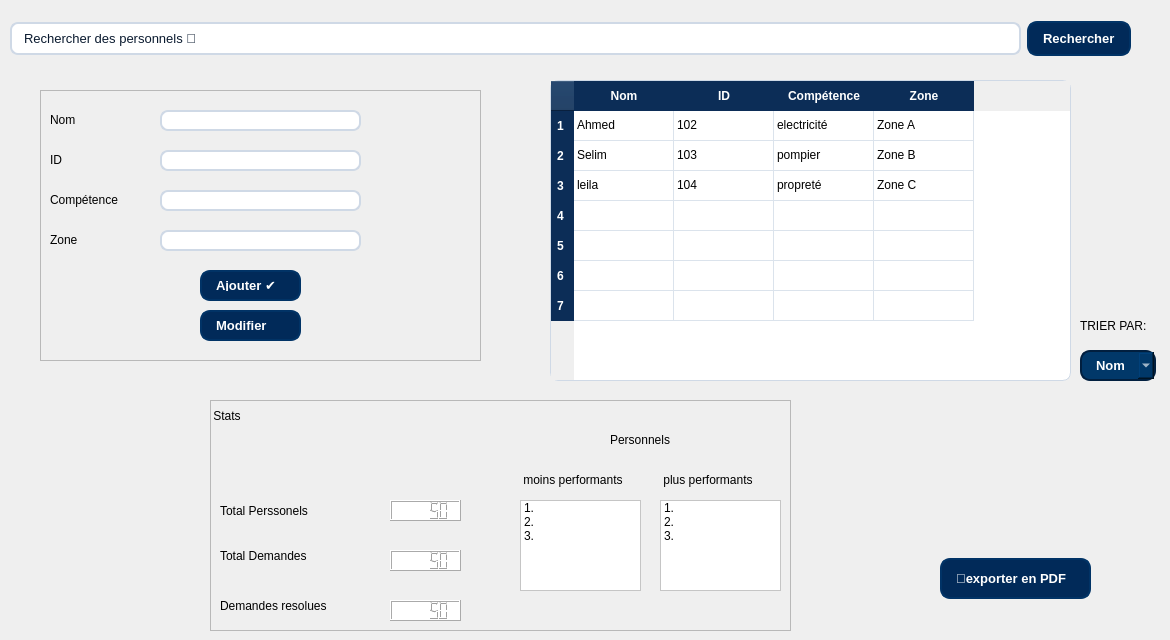
      <widget class="QWidget" name="page_14">
       <widget class="QWidget" name="horizontalLayoutWidget_10">
        <property name="geometry">
         <rect>
          <x>10</x>
          <y>0</y>
          <width>1121</width>
          <height>77</height>
         </rect>
        </property>
        <layout class="QHBoxLayout" name="horizontalLayout_10">
         <item>
          <widget class="QLineEdit" name="lineEdit_19">
           <property name="styleSheet">
            <string notr="true">QLineEdit {
    background-color: #ffffff;
    border: 1.5px solid #cfd9e6;
    border-radius: 8px;
    padding: 6px 10px;
    font-size: 13px;
    color: #0a1a2f;
    selection-background-color: #c7e0ff;
    selection-color: #000000;
}

/* Focused (when user clicks or types) */
QLineEdit:focus {
    border: 2px solid #0078d7;          /* Modern blue accent */
    background-color: #ffffff;
    outline: none;
}

/* Hover effect */
QLineEdit:hover {
    border: 1.5px solid #9bbadf;
}

/* Disabled (grayed-out field) */
QLineEdit:disabled {
    background-color: #f0f3f6;
    color: #8c8c8c;
    border: 1px solid #d0d6df;
}

/* Placeholder text style */
QLineEdit::placeholder {
    color: #a0a9b8;
    font-style: italic;
}

/* Optional subtle shadow for depth */
QLineEdit {
    box-shadow: 0 0 3px rgba(0, 0, 0, 0.1);
}</string>
           </property>
           <property name="text">
            <string>Rechercher des personnels 🔎</string>
           </property>
          </widget>
         </item>
         <item>
          <widget class="QPushButton" name="pushButton_40">
           <property name="styleSheet">
            <string notr="true">/* ==== BUTTONS STYLE ==== */
QPushButton {
    background-color: #012a59;
    color: #ffffff;
    border: 2px solid #013366;
    border-radius: 10px;
    padding: 8px 14px;
    font-size: 13px;
    font-weight: 500;
    text-align: left;
    transition: all 0.3s ease-in-out;
}

QPushButton:hover {
    background-color: #024b8a;
    border-color: #025aa5;
}

QPushButton:pressed {
    background-color: #013869;
    border-color: #011f3f;
}
</string>
           </property>
           <property name="text">
            <string>Rechercher</string>
           </property>
          </widget>
         </item>
        </layout>
       </widget>
       <widget class="QTableWidget" name="tableWidget_6">
        <property name="geometry">
         <rect>
          <x>550</x>
          <y>80</y>
          <width>521</width>
          <height>301</height>
         </rect>
        </property>
        <property name="styleSheet">
         <string notr="true">QTableWidget {
    background-color: #ffffff;
    alternate-background-color: #f2f6fc;
    gridline-color: #dbe3ec;
    border: 1px solid #cfd9e6;
    border-radius: 8px;
    selection-background-color: #c7e0ff;
    selection-color: #000000;
}

QHeaderView::section {
    background-color: #0c2d57;
    color: #ffffff;
    padding: 6px;
    border: none;
    font-weight: 600;
    font-size: 12px;
}

QTableCornerButton::section {
    background-color: #0c2d57;
}</string>
        </property>
        <row/>
        <row/>
        <row/>
        <row/>
        <row/>
        <row/>
        <row/>
        <column>
         <property name="text">
          <string>Nom</string>
         </property>
        </column>
        <column>
         <property name="text">
          <string>ID</string>
         </property>
        </column>
        <column>
         <property name="text">
          <string>Compétence</string>
         </property>
        </column>
        <column>
         <property name="text">
          <string>Zone</string>
         </property>
        </column>
        <item row="0" column="0">
         <property name="text">
          <string>Ahmed</string>
         </property>
        </item>
        <item row="0" column="1">
         <property name="text">
          <string>102</string>
         </property>
        </item>
        <item row="0" column="2">
         <property name="text">
          <string>electricité</string>
         </property>
        </item>
        <item row="0" column="3">
         <property name="text">
          <string>Zone A</string>
         </property>
        </item>
        <item row="1" column="0">
         <property name="text">
          <string>Selim</string>
         </property>
        </item>
        <item row="1" column="1">
         <property name="text">
          <string>103</string>
         </property>
        </item>
        <item row="1" column="2">
         <property name="text">
          <string>pompier</string>
         </property>
        </item>
        <item row="1" column="3">
         <property name="text">
          <string>Zone B</string>
         </property>
        </item>
        <item row="2" column="0">
         <property name="text">
          <string>leila</string>
         </property>
        </item>
        <item row="2" column="1">
         <property name="text">
          <string>104</string>
         </property>
        </item>
        <item row="2" column="2">
         <property name="text">
          <string>propreté</string>
         </property>
        </item>
        <item row="2" column="3">
         <property name="text">
          <string>Zone C</string>
         </property>
        </item>
       </widget>
       <widget class="QPushButton" name="pushButton_41">
        <property name="geometry">
         <rect>
          <x>200</x>
          <y>310</y>
          <width>101</width>
          <height>31</height>
         </rect>
        </property>
        <property name="styleSheet">
         <string notr="true">/* ==== BUTTONS STYLE ==== */
QPushButton {
    background-color: #012a59;
    color: #ffffff;
    border: 2px solid #013366;
    border-radius: 10px;
    padding: 8px 14px;
    font-size: 13px;
    font-weight: 500;
    text-align: left;
    transition: all 0.3s ease-in-out;
}

QPushButton:hover {
    background-color: #024b8a;
    border-color: #025aa5;
}

QPushButton:pressed {
    background-color: #013869;
    border-color: #011f3f;
}
</string>
        </property>
        <property name="text">
         <string>Modifier </string>
        </property>
       </widget>
       <widget class="QPushButton" name="pushButton_30">
        <property name="geometry">
         <rect>
          <x>200</x>
          <y>270</y>
          <width>101</width>
          <height>31</height>
         </rect>
        </property>
        <property name="styleSheet">
         <string notr="true">/* ==== BUTTONS STYLE ==== */
QPushButton {
    background-color: #012a59;
    color: #ffffff;
    border: 2px solid #013366;
    border-radius: 10px;
    padding: 8px 14px;
    font-size: 13px;
    font-weight: 500;
    text-align: left;
    transition: all 0.3s ease-in-out;
}

QPushButton:hover {
    background-color: #024b8a;
    border-color: #025aa5;
}

QPushButton:pressed {
    background-color: #013869;
    border-color: #011f3f;
}
</string>
        </property>
        <property name="text">
         <string>Ajouter ✔️</string>
        </property>
       </widget>
       <widget class="QLineEdit" name="lineEdit_45">
        <property name="geometry">
         <rect>
          <x>160</x>
          <y>110</y>
          <width>201</width>
          <height>21</height>
         </rect>
        </property>
        <property name="styleSheet">
         <string notr="true">QLineEdit {
    background-color: #ffffff;
    border: 1.5px solid #cfd9e6;
    border-radius: 8px;
    padding: 6px 10px;
    font-size: 13px;
    color: #0a1a2f;
    selection-background-color: #c7e0ff;
    selection-color: #000000;
}

/* Focused (when user clicks or types) */
QLineEdit:focus {
    border: 2px solid #0078d7;          /* Modern blue accent */
    background-color: #ffffff;
    outline: none;
}

/* Hover effect */
QLineEdit:hover {
    border: 1.5px solid #9bbadf;
}

/* Disabled (grayed-out field) */
QLineEdit:disabled {
    background-color: #f0f3f6;
    color: #8c8c8c;
    border: 1px solid #d0d6df;
}

/* Placeholder text style */
QLineEdit::placeholder {
    color: #a0a9b8;
    font-style: italic;
}

/* Optional subtle shadow for depth */
QLineEdit {
    box-shadow: 0 0 3px rgba(0, 0, 0, 0.1);
}</string>
        </property>
       </widget>
       <widget class="QLineEdit" name="lineEdit_46">
        <property name="geometry">
         <rect>
          <x>160</x>
          <y>150</y>
          <width>201</width>
          <height>21</height>
         </rect>
        </property>
        <property name="styleSheet">
         <string notr="true">QLineEdit {
    background-color: #ffffff;
    border: 1.5px solid #cfd9e6;
    border-radius: 8px;
    padding: 6px 10px;
    font-size: 13px;
    color: #0a1a2f;
    selection-background-color: #c7e0ff;
    selection-color: #000000;
}

/* Focused (when user clicks or types) */
QLineEdit:focus {
    border: 2px solid #0078d7;          /* Modern blue accent */
    background-color: #ffffff;
    outline: none;
}

/* Hover effect */
QLineEdit:hover {
    border: 1.5px solid #9bbadf;
}

/* Disabled (grayed-out field) */
QLineEdit:disabled {
    background-color: #f0f3f6;
    color: #8c8c8c;
    border: 1px solid #d0d6df;
}

/* Placeholder text style */
QLineEdit::placeholder {
    color: #a0a9b8;
    font-style: italic;
}

/* Optional subtle shadow for depth */
QLineEdit {
    box-shadow: 0 0 3px rgba(0, 0, 0, 0.1);
}</string>
        </property>
       </widget>
       <widget class="QLineEdit" name="lineEdit_47">
        <property name="geometry">
         <rect>
          <x>160</x>
          <y>190</y>
          <width>201</width>
          <height>21</height>
         </rect>
        </property>
        <property name="styleSheet">
         <string notr="true">QLineEdit {
    background-color: #ffffff;
    border: 1.5px solid #cfd9e6;
    border-radius: 8px;
    padding: 6px 10px;
    font-size: 13px;
    color: #0a1a2f;
    selection-background-color: #c7e0ff;
    selection-color: #000000;
}

/* Focused (when user clicks or types) */
QLineEdit:focus {
    border: 2px solid #0078d7;          /* Modern blue accent */
    background-color: #ffffff;
    outline: none;
}

/* Hover effect */
QLineEdit:hover {
    border: 1.5px solid #9bbadf;
}

/* Disabled (grayed-out field) */
QLineEdit:disabled {
    background-color: #f0f3f6;
    color: #8c8c8c;
    border: 1px solid #d0d6df;
}

/* Placeholder text style */
QLineEdit::placeholder {
    color: #a0a9b8;
    font-style: italic;
}

/* Optional subtle shadow for depth */
QLineEdit {
    box-shadow: 0 0 3px rgba(0, 0, 0, 0.1);
}</string>
        </property>
       </widget>
       <widget class="QLineEdit" name="lineEdit_48">
        <property name="geometry">
         <rect>
          <x>160</x>
          <y>230</y>
          <width>201</width>
          <height>21</height>
         </rect>
        </property>
        <property name="styleSheet">
         <string notr="true">QLineEdit {
    background-color: #ffffff;
    border: 1.5px solid #cfd9e6;
    border-radius: 8px;
    padding: 6px 10px;
    font-size: 13px;
    color: #0a1a2f;
    selection-background-color: #c7e0ff;
    selection-color: #000000;
}

/* Focused (when user clicks or types) */
QLineEdit:focus {
    border: 2px solid #0078d7;          /* Modern blue accent */
    background-color: #ffffff;
    outline: none;
}

/* Hover effect */
QLineEdit:hover {
    border: 1.5px solid #9bbadf;
}

/* Disabled (grayed-out field) */
QLineEdit:disabled {
    background-color: #f0f3f6;
    color: #8c8c8c;
    border: 1px solid #d0d6df;
}

/* Placeholder text style */
QLineEdit::placeholder {
    color: #a0a9b8;
    font-style: italic;
}

/* Optional subtle shadow for depth */
QLineEdit {
    box-shadow: 0 0 3px rgba(0, 0, 0, 0.1);
}</string>
        </property>
       </widget>
       <widget class="QLabel" name="label_14">
        <property name="geometry">
         <rect>
          <x>50</x>
          <y>110</y>
          <width>63</width>
          <height>20</height>
         </rect>
        </property>
        <property name="styleSheet">
         <string notr="true">font: 10pt &quot;Segoe UI&quot;;</string>
        </property>
        <property name="text">
         <string>Nom</string>
        </property>
       </widget>
       <widget class="QLabel" name="label_15">
        <property name="geometry">
         <rect>
          <x>50</x>
          <y>150</y>
          <width>63</width>
          <height>20</height>
         </rect>
        </property>
        <property name="styleSheet">
         <string notr="true">font: 10pt &quot;Segoe UI&quot;;</string>
        </property>
        <property name="text">
         <string>ID</string>
        </property>
       </widget>
       <widget class="QLabel" name="label_16">
        <property name="geometry">
         <rect>
          <x>50</x>
          <y>190</y>
          <width>101</width>
          <height>20</height>
         </rect>
        </property>
        <property name="styleSheet">
         <string notr="true">font: 10pt &quot;Segoe UI&quot;;</string>
        </property>
        <property name="text">
         <string>Compétence</string>
        </property>
       </widget>
       <widget class="QLabel" name="label_17">
        <property name="geometry">
         <rect>
          <x>50</x>
          <y>230</y>
          <width>63</width>
          <height>20</height>
         </rect>
        </property>
        <property name="styleSheet">
         <string notr="true">font: 10pt &quot;Segoe UI&quot;;</string>
        </property>
        <property name="text">
         <string>Zone</string>
        </property>
       </widget>
       <widget class="QFrame" name="frame_3">
        <property name="geometry">
         <rect>
          <x>40</x>
          <y>90</y>
          <width>441</width>
          <height>271</height>
         </rect>
        </property>
        <property name="styleSheet">
         <string notr="true">/* Form Box */
.form-fiche {
    flex: 1; /* Takes 1/3 of the container width */
    background-color: #f4f7fb; /* Light background for contrast */
    padding: 25px 20px; /* Inner spacing */
    border-radius: 12px; /* Rounded corners */
    box-shadow: 0 4px 12px rgba(0, 0, 0, 0.1); /* Soft shadow for depth */
    transition: transform 0.2s ease, box-shadow 0.2s ease;
}

.form-fiche:hover {
    transform: translateY(-2px); /* Slight lift on hover */
    box-shadow: 0 6px 15px rgba(0, 0, 0, 0.15); /* Stronger shadow */
}

.form-fiche h3 {
    margin-top: 0;
    margin-bottom: 20px;
    font-size: 20px;
    font-weight: 600;
    color: #003366;
}

.form-fiche label {
    display: block;
    font-weight: 500;
    margin-bottom: 6px;
    color: #003366;
}

.form-fiche input {
    width: 100%;
    padding: 10px;
    margin-bottom: 15px;
    border: 1px solid #003366;
    border-radius: 8px;
    background-color: #e6f7ff;
    font-size: 14px;
    transition: border 0.2s ease, box-shadow 0.2s ease;
}

.form-fiche input:focus {
    border-color: #0d3273;
    box-shadow: 0 0 5px rgba(13, 50, 115, 0.5);
    outline: none;
}

.form-fiche button {
    width: 32%;
    margin-right: 5%;
    padding: 10px;
    border: none;
    border-radius: 8px;
    background-color: #0d3273;
    color: white;
    font-weight: 500;
    cursor: pointer;
    transition: background-color 0.2s ease, transform 0.2s ease;
}

.form-fiche button:hover {
    background-color: #004080;
    transform: translateY(-1px);
}

.form-fiche small {
    display: block;
    margin-top: 8px;
    font-size: 12px;
    color: #555;
}</string>
        </property>
        <property name="frameShape">
         <enum>QFrame::Shape::StyledPanel</enum>
        </property>
        <property name="frameShadow">
         <enum>QFrame::Shadow::Raised</enum>
        </property>
       </widget>
       <widget class="QFrame" name="frame_4">
        <property name="geometry">
         <rect>
          <x>210</x>
          <y>400</y>
          <width>581</width>
          <height>231</height>
         </rect>
        </property>
        <property name="styleSheet">
         <string notr="true">/* Form Box */
.form-fiche {
    flex: 1; /* Takes 1/3 of the container width */
    background-color: #f4f7fb; /* Light background for contrast */
    padding: 25px 20px; /* Inner spacing */
    border-radius: 12px; /* Rounded corners */
    box-shadow: 0 4px 12px rgba(0, 0, 0, 0.1); /* Soft shadow for depth */
    transition: transform 0.2s ease, box-shadow 0.2s ease;
}

.form-fiche:hover {
    transform: translateY(-2px); /* Slight lift on hover */
    box-shadow: 0 6px 15px rgba(0, 0, 0, 0.15); /* Stronger shadow */
}

.form-fiche h3 {
    margin-top: 0;
    margin-bottom: 20px;
    font-size: 20px;
    font-weight: 600;
    color: #003366;
}

.form-fiche label {
    display: block;
    font-weight: 500;
    margin-bottom: 6px;
    color: #003366;
}

.form-fiche input {
    width: 100%;
    padding: 10px;
    margin-bottom: 15px;
    border: 1px solid #003366;
    border-radius: 8px;
    background-color: #e6f7ff;
    font-size: 14px;
    transition: border 0.2s ease, box-shadow 0.2s ease;
}

.form-fiche input:focus {
    border-color: #0d3273;
    box-shadow: 0 0 5px rgba(13, 50, 115, 0.5);
    outline: none;
}

.form-fiche button {
    width: 32%;
    margin-right: 5%;
    padding: 10px;
    border: none;
    border-radius: 8px;
    background-color: #0d3273;
    color: white;
    font-weight: 500;
    cursor: pointer;
    transition: background-color 0.2s ease, transform 0.2s ease;
}

.form-fiche button:hover {
    background-color: #004080;
    transform: translateY(-1px);
}

.form-fiche small {
    display: block;
    margin-top: 8px;
    font-size: 12px;
    color: #555;
}</string>
        </property>
        <property name="frameShape">
         <enum>QFrame::Shape::StyledPanel</enum>
        </property>
        <property name="frameShadow">
         <enum>QFrame::Shadow::Raised</enum>
        </property>
        <widget class="QLCDNumber" name="lcdNumber_16">
         <property name="geometry">
          <rect>
           <x>180</x>
           <y>100</y>
           <width>71</width>
           <height>21</height>
          </rect>
         </property>
         <property name="styleSheet">
          <string notr="true">background-color: rgb(255, 255, 255);</string>
         </property>
         <property name="intValue" stdset="0">
          <number>50</number>
         </property>
        </widget>
        <widget class="QLabel" name="label_59">
         <property name="geometry">
          <rect>
           <x>10</x>
           <y>140</y>
           <width>211</width>
           <height>31</height>
          </rect>
         </property>
         <property name="styleSheet">
          <string notr="true">font: 10pt &quot;Segoe UI&quot;;
color: rgb(0, 0, 0);</string>
         </property>
         <property name="text">
          <string>Total Demandes</string>
         </property>
        </widget>
        <widget class="QLabel" name="label_65">
         <property name="geometry">
          <rect>
           <x>10</x>
           <y>90</y>
           <width>211</width>
           <height>41</height>
          </rect>
         </property>
         <property name="styleSheet">
          <string notr="true">font: 10pt &quot;Segoe UI&quot;;
color: rgb(0, 0, 0);</string>
         </property>
         <property name="text">
          <string>Total Perssonels</string>
         </property>
        </widget>
        <widget class="QLabel" name="label_63">
         <property name="geometry">
          <rect>
           <x>450</x>
           <y>70</y>
           <width>121</width>
           <height>20</height>
          </rect>
         </property>
         <property name="styleSheet">
          <string notr="true"/>
         </property>
         <property name="text">
          <string> plus performants</string>
         </property>
        </widget>
        <widget class="QListWidget" name="listWidget_7">
         <property name="geometry">
          <rect>
           <x>450</x>
           <y>100</y>
           <width>121</width>
           <height>91</height>
          </rect>
         </property>
         <property name="styleSheet">
          <string notr="true">background-color: rgb(255, 255, 255);</string>
         </property>
         <item>
          <property name="text">
           <string>1.</string>
          </property>
         </item>
         <item>
          <property name="text">
           <string>2.</string>
          </property>
         </item>
         <item>
          <property name="text">
           <string>3.</string>
          </property>
         </item>
        </widget>
        <widget class="QListWidget" name="listWidget_6">
         <property name="geometry">
          <rect>
           <x>310</x>
           <y>100</y>
           <width>121</width>
           <height>91</height>
          </rect>
         </property>
         <property name="styleSheet">
          <string notr="true">background-color: rgb(255, 255, 255);</string>
         </property>
         <item>
          <property name="text">
           <string>1.</string>
          </property>
         </item>
         <item>
          <property name="text">
           <string>2.</string>
          </property>
         </item>
         <item>
          <property name="text">
           <string>3.</string>
          </property>
         </item>
        </widget>
        <widget class="QLabel" name="label_95">
         <property name="geometry">
          <rect>
           <x>310</x>
           <y>70</y>
           <width>131</width>
           <height>20</height>
          </rect>
         </property>
         <property name="styleSheet">
          <string notr="true"/>
         </property>
         <property name="text">
          <string> moins performants</string>
         </property>
        </widget>
        <widget class="QLabel" name="label_35">
         <property name="geometry">
          <rect>
           <x>0</x>
           <y>0</y>
           <width>121</width>
           <height>31</height>
          </rect>
         </property>
         <property name="styleSheet">
          <string notr="true">color: rgb(0, 0, 0);
font: 19pt &quot;SimSun-ExtB&quot;;
</string>
         </property>
         <property name="text">
          <string> Stats</string>
         </property>
        </widget>
        <widget class="QLabel" name="label_18">
         <property name="geometry">
          <rect>
           <x>10</x>
           <y>190</y>
           <width>161</width>
           <height>31</height>
          </rect>
         </property>
         <property name="styleSheet">
          <string notr="true">font: 10pt &quot;Segoe UI&quot;;
color: rgb(0, 0, 0);</string>
         </property>
         <property name="text">
          <string>Demandes resolues</string>
         </property>
        </widget>
        <widget class="QLCDNumber" name="lcdNumber_17">
         <property name="geometry">
          <rect>
           <x>180</x>
           <y>150</y>
           <width>71</width>
           <height>21</height>
          </rect>
         </property>
         <property name="styleSheet">
          <string notr="true">background-color: rgb(255, 255, 255);</string>
         </property>
         <property name="intValue" stdset="0">
          <number>50</number>
         </property>
        </widget>
        <widget class="QLCDNumber" name="lcdNumber_18">
         <property name="geometry">
          <rect>
           <x>180</x>
           <y>200</y>
           <width>71</width>
           <height>21</height>
          </rect>
         </property>
         <property name="styleSheet">
          <string notr="true">background-color: rgb(255, 255, 255);</string>
         </property>
         <property name="intValue" stdset="0">
          <number>50</number>
         </property>
        </widget>
        <widget class="QLabel" name="label_104">
         <property name="geometry">
          <rect>
           <x>400</x>
           <y>30</y>
           <width>91</width>
           <height>20</height>
          </rect>
         </property>
         <property name="styleSheet">
          <string notr="true">font: 11pt &quot;Segoe UI&quot;;</string>
         </property>
         <property name="text">
          <string>Personnels</string>
         </property>
        </widget>
       </widget>
       <widget class="QPushButton" name="pushButton_18">
        <property name="geometry">
         <rect>
          <x>940</x>
          <y>558</y>
          <width>151</width>
          <height>41</height>
         </rect>
        </property>
        <property name="styleSheet">
         <string notr="true">/* ==== BUTTONS STYLE ==== */
QPushButton {
    background-color: #012a59;
    color: #ffffff;
    border: 2px solid #013366;
    border-radius: 10px;
    padding: 8px 14px;
    font-size: 13px;
    font-weight: 500;
    text-align: left;
    transition: all 0.3s ease-in-out;
}

QPushButton:hover {
    background-color: #024b8a;
    border-color: #025aa5;
}

QPushButton:pressed {
    background-color: #013869;
    border-color: #011f3f;
}
</string>
        </property>
        <property name="text">
         <string>💾exporter en PDF</string>
        </property>
       </widget>
       <widget class="QComboBox" name="comboBox_10">
        <property name="geometry">
         <rect>
          <x>1080</x>
          <y>350</y>
          <width>76</width>
          <height>31</height>
         </rect>
        </property>
        <property name="styleSheet">
         <string notr="true">
    background-color: #012a59;
    color: #ffffff;
    border: 2px solid #013366;
    border-radius: 10px;
    padding: 8px 14px;
    font-size: 13px;
    font-weight: 500;
    text-align: left;
    transition: all 0.3s ease-in-out;

    background-color: #024b8a;


    background-color: #013869;
    border-color: #011f3f;

</string>
        </property>
        <item>
         <property name="text">
          <string>Nom</string>
         </property>
        </item>
        <item>
         <property name="text">
          <string>ID</string>
         </property>
        </item>
        <item>
         <property name="text">
          <string>Compétence</string>
         </property>
        </item>
        <item>
         <property name="text">
          <string>Zone</string>
         </property>
        </item>
       </widget>
       <widget class="QLabel" name="label_64">
        <property name="geometry">
         <rect>
          <x>1080</x>
          <y>310</y>
          <width>81</width>
          <height>31</height>
         </rect>
        </property>
        <property name="styleSheet">
         <string notr="true">font: 10pt &quot;Segoe UI&quot;;
color: rgb(0, 0, 0);</string>
        </property>
        <property name="text">
         <string>TRIER PAR:</string>
        </property>
       </widget>
       <zorder>frame_4</zorder>
       <zorder>frame_3</zorder>
       <zorder>horizontalLayoutWidget_10</zorder>
       <zorder>tableWidget_6</zorder>
       <zorder>pushButton_41</zorder>
       <zorder>pushButton_30</zorder>
       <zorder>lineEdit_45</zorder>
       <zorder>lineEdit_46</zorder>
       <zorder>lineEdit_47</zorder>
       <zorder>lineEdit_48</zorder>
       <zorder>label_14</zorder>
       <zorder>label_15</zorder>
       <zorder>label_16</zorder>
       <zorder>label_17</zorder>
       <zorder>pushButton_18</zorder>
       <zorder>comboBox_10</zorder>
       <zorder>label_64</zorder>
      </widget>
